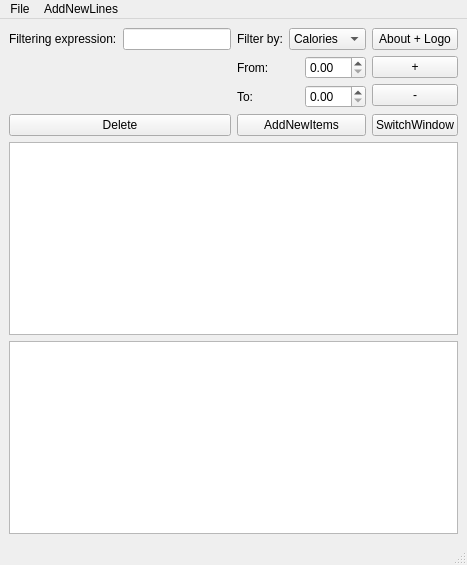
<?xml version="1.0" encoding="UTF-8"?>
<ui version="4.0">
 <class>MainWindow</class>
 <widget class="QMainWindow" name="MainWindow">
  <property name="enabled">
   <bool>true</bool>
  </property>
  <property name="geometry">
   <rect>
    <x>0</x>
    <y>0</y>
    <width>364</width>
    <height>565</height>
   </rect>
  </property>
  <property name="windowTitle">
   <string>MainWindow</string>
  </property>
  <widget class="QWidget" name="centralwidget">
   <property name="enabled">
    <bool>true</bool>
   </property>
   <layout class="QGridLayout" name="gridLayout_3">
    <item row="1" column="0">
     <widget class="QTableView" name="mainTab"/>
    </item>
    <item row="0" column="0">
     <layout class="QGridLayout" name="gridLayout">
      <item row="4" column="1">
       <widget class="QPushButton" name="AddNewItems">
        <property name="text">
         <string>AddNewItems</string>
        </property>
       </widget>
      </item>
      <item row="2" column="1">
       <layout class="QVBoxLayout" name="verticalLayout_5">
        <item>
         <layout class="QGridLayout" name="gridLayout_2">
          <item row="1" column="0">
           <widget class="QLabel" name="ToLabel">
            <property name="text">
             <string>To:</string>
            </property>
           </widget>
          </item>
          <item row="0" column="1">
           <widget class="QDoubleSpinBox" name="fromSpinBox"/>
          </item>
          <item row="1" column="1">
           <widget class="QDoubleSpinBox" name="toSpinBox"/>
          </item>
          <item row="0" column="0">
           <widget class="QLabel" name="FromLabel">
            <property name="text">
             <string>From:</string>
            </property>
           </widget>
          </item>
         </layout>
        </item>
       </layout>
      </item>
      <item row="2" column="2">
       <layout class="QVBoxLayout" name="verticalLayout_2">
        <item>
         <widget class="QPushButton" name="plusOne">
          <property name="text">
           <string>+</string>
          </property>
         </widget>
        </item>
        <item>
         <widget class="QPushButton" name="minusOne">
          <property name="text">
           <string>-</string>
          </property>
         </widget>
        </item>
       </layout>
      </item>
      <item row="0" column="0">
       <layout class="QHBoxLayout" name="horizontalLayout">
        <item>
         <widget class="QLabel" name="label">
          <property name="text">
           <string>Filtering expression:</string>
          </property>
         </widget>
        </item>
        <item>
         <widget class="QLineEdit" name="lineEdit">
          <property name="enabled">
           <bool>true</bool>
          </property>
          <property name="sizePolicy">
           <sizepolicy hsizetype="Minimum" vsizetype="Fixed">
            <horstretch>0</horstretch>
            <verstretch>0</verstretch>
           </sizepolicy>
          </property>
         </widget>
        </item>
       </layout>
      </item>
      <item row="4" column="2">
       <widget class="QPushButton" name="pushButton">
        <property name="text">
         <string>SwitchWindow</string>
        </property>
       </widget>
      </item>
      <item row="4" column="0">
       <widget class="QPushButton" name="Delete">
        <property name="text">
         <string>Delete</string>
        </property>
       </widget>
      </item>
      <item row="0" column="1">
       <layout class="QHBoxLayout" name="horizontalLayout_2">
        <item>
         <widget class="QLabel" name="label_2">
          <property name="text">
           <string>Filter by:</string>
          </property>
         </widget>
        </item>
        <item>
         <widget class="QComboBox" name="comboBox">
          <item>
           <property name="text">
            <string>Calories</string>
           </property>
          </item>
          <item>
           <property name="text">
            <string>Protein</string>
           </property>
          </item>
          <item>
           <property name="text">
            <string>Fat</string>
           </property>
          </item>
          <item>
           <property name="text">
            <string>Sodium</string>
           </property>
          </item>
          <item>
           <property name="text">
            <string>Fiber</string>
           </property>
          </item>
          <item>
           <property name="text">
            <string>Carbo</string>
           </property>
          </item>
          <item>
           <property name="text">
            <string>Sugars</string>
           </property>
          </item>
          <item>
           <property name="text">
            <string>Potass</string>
           </property>
          </item>
          <item>
           <property name="text">
            <string>Vitamins</string>
           </property>
          </item>
          <item>
           <property name="text">
            <string>Shelf</string>
           </property>
          </item>
          <item>
           <property name="text">
            <string>Weight</string>
           </property>
          </item>
          <item>
           <property name="text">
            <string>Cups</string>
           </property>
          </item>
          <item>
           <property name="text">
            <string>Rating</string>
           </property>
          </item>
         </widget>
        </item>
       </layout>
      </item>
      <item row="0" column="2">
       <widget class="QPushButton" name="logoBtn">
        <property name="text">
         <string>About + Logo</string>
        </property>
       </widget>
      </item>
     </layout>
    </item>
    <item row="2" column="0">
     <widget class="QTreeView" name="proxyView"/>
    </item>
   </layout>
  </widget>
  <widget class="QMenuBar" name="menubar">
   <property name="geometry">
    <rect>
     <x>0</x>
     <y>0</y>
     <width>364</width>
     <height>17</height>
    </rect>
   </property>
   <widget class="QMenu" name="menuOpen_Table">
    <property name="title">
     <string>File</string>
    </property>
    <addaction name="actionOpen"/>
    <addaction name="actionSave"/>
    <addaction name="actionExit"/>
   </widget>
   <widget class="QMenu" name="menuAddNewLines">
    <property name="title">
     <string>AddNewLines</string>
    </property>
   </widget>
   <addaction name="menuOpen_Table"/>
   <addaction name="menuAddNewLines"/>
  </widget>
  <widget class="QStatusBar" name="statusbar"/>
  <action name="actionOpen">
   <property name="text">
    <string>Open</string>
   </property>
   <property name="shortcut">
    <string>Ctrl+O</string>
   </property>
  </action>
  <action name="actionExit">
   <property name="text">
    <string>Exit</string>
   </property>
   <property name="shortcut">
    <string>Ctrl+Q</string>
   </property>
  </action>
  <action name="actionSave">
   <property name="text">
    <string>Save</string>
   </property>
   <property name="shortcut">
    <string>Ctrl+S</string>
   </property>
  </action>
 </widget>
 <resources/>
 <connections/>
</ui>
